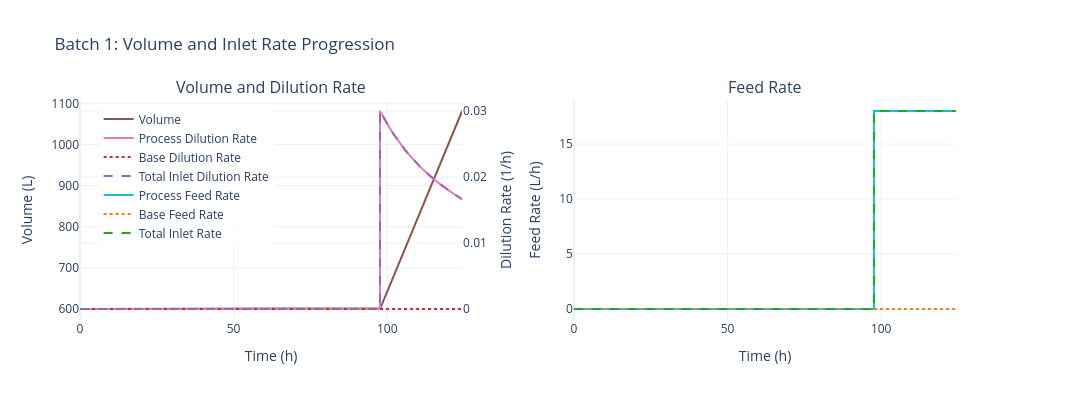

Write notebook code for a chart like this one.
### Code cell
sim.data.plot_volume_feed()

### Figure 1 — Plotly figure (JSON) as saved in the notebook; plotly's stock layout.template omitted (floating-point values rounded to 4 significant figures; data arrays with more than 128 entries replaced by an {"elided": "..."} marker saying what was removed)
{"data": [{"hovertemplate": "Time: %{x:.1f} h<br>Volume: %{y:.2f} L<extra></extra>", "line": {"color": "#8c564b", "width": 2}, "mode": "lines", "name": "Volume", "type": "scatter", "x": {"elided": "164 float values"}, "xaxis": "x", "y": {"elided": "164 float values"}, "yaxis": "y"}, {"hovertemplate": "Time: %{x:.1f} h<br>D_process: %{y:.4f} 1/h<extra></extra>", "line": {"color": "#e377c2", "width": 2}, "mode": "lines", "name": "Process Dilution Rate", "type": "scatter", "x": {"elided": "164 float values"}, "xaxis": "x", "y": {"elided": "164 float values"}, "yaxis": "y2"}, {"hovertemplate": "Time: %{x:.1f} h<br>D_base: %{y:.4f} 1/h<extra></extra>", "line": {"color": "#d62728", "dash": "dot", "width": 2}, "mode": "lines", "name": "Base Dilution Rate", "type": "scatter", "x": {"elided": "164 float values"}, "xaxis": "x", "y": {"elided": "164 float values"}, "yaxis": "y2"}, {"hovertemplate": "Time: %{x:.1f} h<br>D_total: %{y:.4f} 1/h<extra></extra>", "line": {"color": "#9467bd", "dash": "dash", "width": 2}, "mode": "lines", "name": "Total Inlet Dilution Rate", "type": "scatter", "x": {"elided": "164 float values"}, "xaxis": "x", "y": {"elided": "164 float values"}, "yaxis": "y2"}, {"hovertemplate": "Time: %{x:.1f} h<br>F_process: %{y:.4f} L/h<extra></extra>", "line": {"color": "#17becf", "width": 2}, "mode": "lines", "name": "Process Feed Rate", "type": "scatter", "x": {"elided": "164 float values"}, "xaxis": "x2", "y": {"elided": "164 float values"}, "yaxis": "y3"}, {"hovertemplate": "Time: %{x:.1f} h<br>F_base: %{y:.4f} L/h<extra></extra>", "line": {"color": "#ff7f0e", "dash": "dot", "width": 2}, "mode": "lines", "name": "Base Feed Rate", "type": "scatter", "x": {"elided": "164 float values"}, "xaxis": "x2", "y": {"elided": "164 float values"}, "yaxis": "y3"}, {"hovertemplate": "Time: %{x:.1f} h<br>F_total: %{y:.4f} L/h<extra></extra>", "line": {"color": "#2ca02c", "dash": "dash", "width": 2}, "mode": "lines", "name": "Total Inlet Rate", "type": "scatter", "x": {"elided": "164 float values"}, "xaxis": "x2", "y": {"elided": "164 float values"}, "yaxis": "y3"}], "layout": {"annotations": [{"font": {"size": 16}, "showarrow": false, "text": "Volume and Dilution Rate", "x": 0.205, "xanchor": "center", "xref": "paper", "y": 1, "yanchor": "bottom", "yref": "paper"}, {"font": {"size": 16}, "showarrow": false, "text": "Feed Rate", "x": 0.735, "xanchor": "center", "xref": "paper", "y": 1, "yanchor": "bottom", "yref": "paper"}], "font": {"size": 12}, "height": 400, "legend": {"bgcolor": "rgba(255,255,255,0.8)", "x": 0.02, "y": 0.98}, "showlegend": true, "title": {"text": "Batch 1: Volume and Inlet Rate Progression"}, "width": 1400, "xaxis": {"anchor": "y", "domain": [0, 0.41], "title": {"text": "Time (h)"}}, "xaxis2": {"anchor": "y3", "domain": [0.53, 0.94], "title": {"text": "Time (h)"}}, "yaxis": {"anchor": "x", "domain": [0, 1], "title": {"text": "Volume (L)"}}, "yaxis2": {"anchor": "x", "overlaying": "y", "side": "right", "title": {"text": "Dilution Rate (1/h)"}}, "yaxis3": {"anchor": "x2", "domain": [0, 1], "title": {"text": "Feed Rate (L/h)"}}}}
